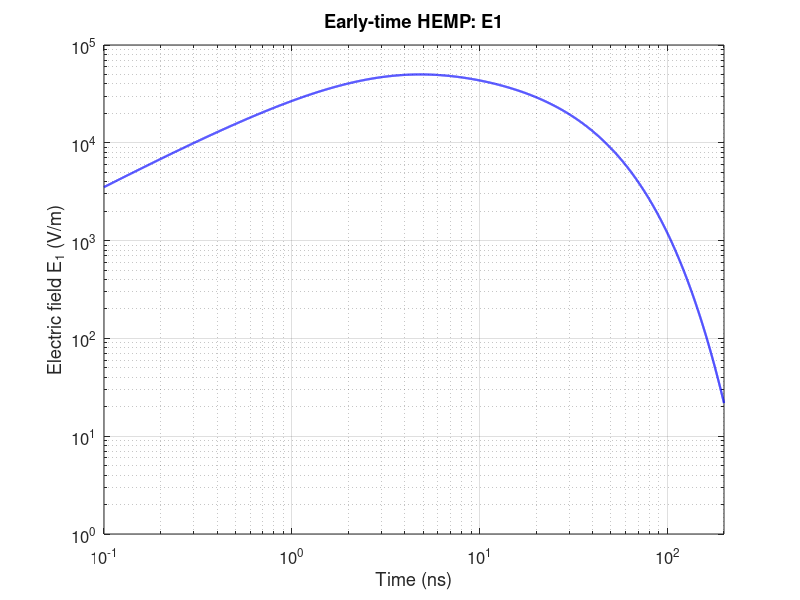
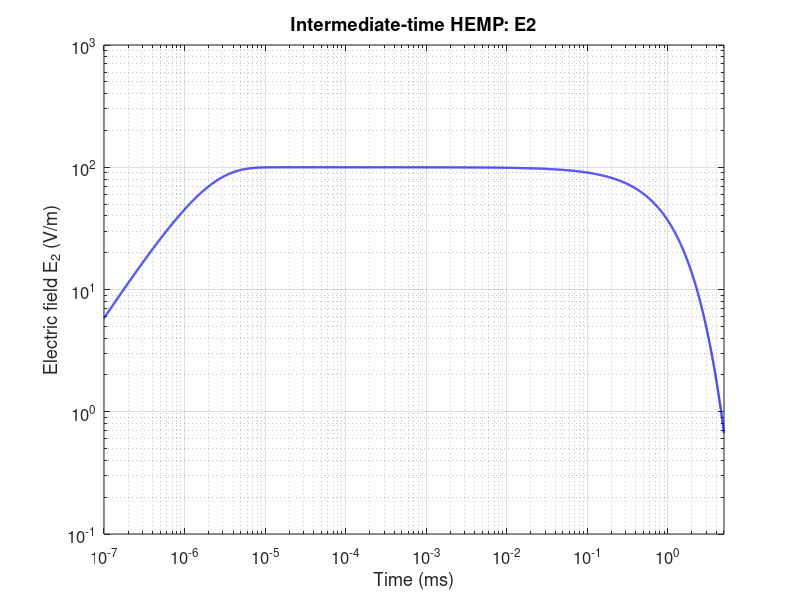
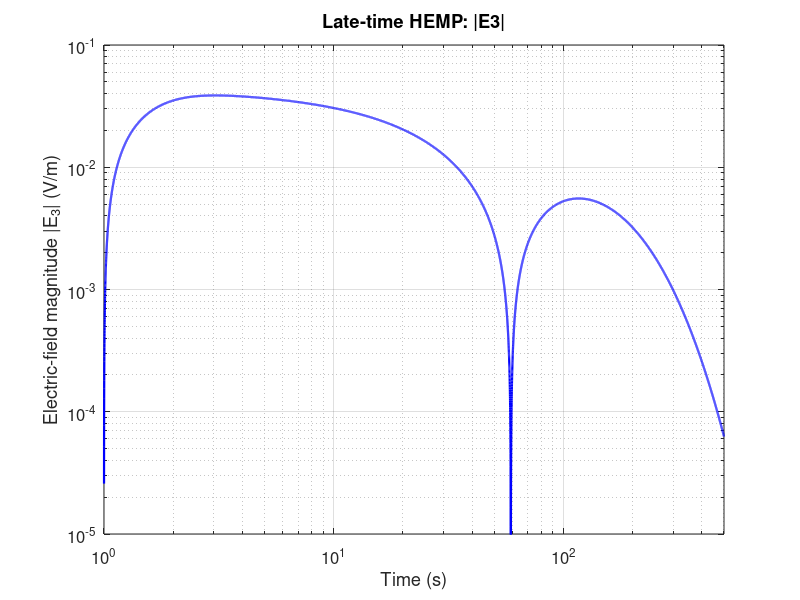

Here is the MATLAB script that generated these plots, in order:
%% HEMP E1, E2 and E3: separate log-log plots
clear; clc; close all;

%% 1. E1
E01 = 50000;                 % V/m
k1  = 1.3;
a1  = 4e7;                  % s^-1
b1  = 6e8;                  % s^-1

t1 = logspace(log10(1e-10), log10(200e-9), 10000);
E1 = E01*k1 .* (exp(-a1*t1) - exp(-b1*t1));

figure('Color','w','Name','HEMP E1');
loglog(t1*1e9, E1, 'b', 'LineWidth',1.6);

xlabel('Time (ns)');
ylabel('Electric field E_1 (V/m)');
title('Early-time HEMP: E1');
xlim([0.1 200]);
ylim([1 1e5]);

grid on; box on;
set(gca,'FontSize',12, ...
    'XMinorGrid','on','YMinorGrid','on');

%% 2. E2
E02 = 100;                   % V/m
k2  = 1;
a2  = 1000;                  % s^-1
b2  = 6e8;                  % s^-1

t2 = logspace(log10(1e-10), log10(5e-3), 10000);
E2 = E02*k2 .* (exp(-a2*t2) - exp(-b2*t2));

figure('Color','w','Name','HEMP E2');
loglog(t2*1e3, E2, 'b', 'LineWidth',1.6);

xlabel('Time (ms)');
ylabel('Electric field E_2 (V/m)');
title('Intermediate-time HEMP: E2');
xlim([1e-7 5]);
ylim([1e-1 1e3]);

grid on; box on;
set(gca,'FontSize',12, ...
    'XMinorGrid','on','YMinorGrid','on');

%% 3. E3
E0i = 0.04;                  % V/m
ki  = 1.058;
ai  = 0.02;                  % s^-1
bi  = 2;                     % s^-1

E0j = 0.01326;               % V/m
kj  = 9.481;
aj  = 0.015;                 % s^-1
bj  = 0.02;                  % s^-1

t3 = logspace(0, log10(500), 20000);
tau = t3 - 1;               % Preserve the one-second onset delay

Ei = zeros(size(t3));
Ej = zeros(size(t3));
active = tau > 0;

Ei(active) = E0i*ki .* ...
    (exp(-ai*tau(active)) - exp(-bi*tau(active)));

Ej(active) = E0j*kj .* ...
    (exp(-aj*tau(active)) - exp(-bj*tau(active)));

E3 = Ei - Ej;

% Logarithmic axes require positive field values.
E3mag = abs(E3);
E3mag(E3mag == 0) = NaN;

% Break the plotted line where E3 changes polarity.
crossing = find(E3(1:end-1).*E3(2:end) < 0);
E3mag(crossing + 1) = NaN;

figure('Color','w','Name','HEMP E3');
loglog(t3, E3mag, 'b', 'LineWidth',1.6);

xlabel('Time (s)');
ylabel('Electric-field magnitude |E_3| (V/m)');
title('Late-time HEMP: |E3|');
xlim([1 500]);
ylim([1e-5 1e-1]);

grid on; box on;
set(gca,'FontSize',12, ...
    'XMinorGrid','on','YMinorGrid','on');
